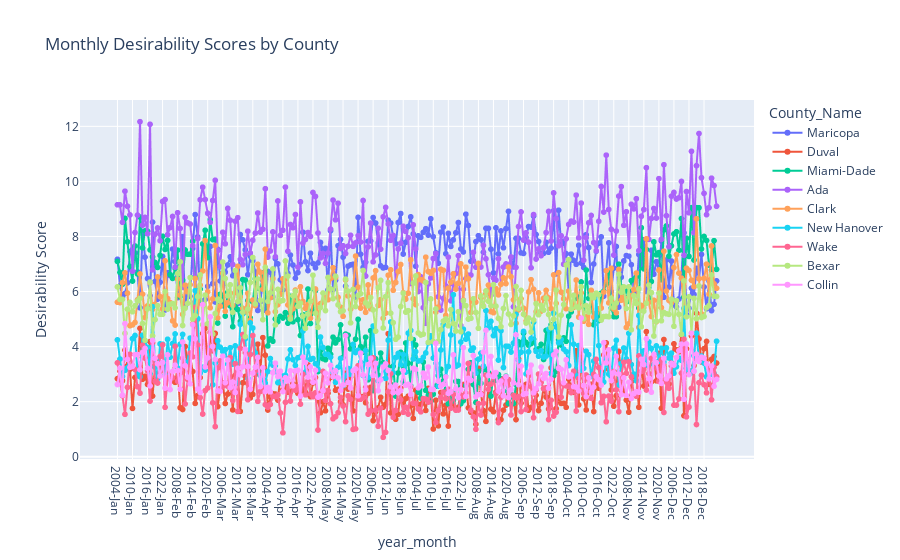

The code cell stored with this chart in its notebook:
### Code cell
import pandas as pd

# Assuming top10_migration is your DataFrame containing the necessary columns

# Create a new column for year-month
top10_migration['year_month'] = top10_migration['year'].astype(str) + '-' + top10_migration['month']

# Calculate overall averages for each month across all years
overall_avg = top10_migration.groupby(['month', 'year']).agg({'temp': 'mean', 'percip': 'mean'}).reset_index()
overall_avg.columns = ['month', 'year', 'overall_avg_temp', 'overall_avg_percip']

# Merge overall averages with the monthly data
monthly_averages = pd.merge(top10_migration, overall_avg, on=['month', 'year'])

# Calculate absolute differences from overall averages
monthly_averages['temp_diff'] = abs(monthly_averages['temp'] - monthly_averages['overall_avg_temp'])
monthly_averages['percip_diff'] = abs(monthly_averages['percip'] - monthly_averages['overall_avg_percip'])

# Weights for desirability components
w_T = 0.3  # weight for temperature
w_P = 0.2  # weight for precipitation
w_r = 0.5  # weight for rank

# Normalize the rank so that a lower rank yields a higher desirability contribution
monthly_averages['rank_adjusted'] = monthly_averages['Rank'].max() - monthly_averages['Rank'] + 1

# Calculate the desirability score for each month
monthly_averages['desirability_month'] = (
    w_T * monthly_averages['temp_diff'] +
    w_P * monthly_averages['percip_diff'] +
    w_r * monthly_averages['rank_adjusted']
)

# Calculate yearly desirability score by taking the mean of monthly scores per county and year
yearly_desirability = monthly_averages.groupby(['County_Name', 'State', 'year']).agg({'desirability_month': 'mean'}).reset_index()
yearly_desirability.columns = ['County_Name', 'State', 'year', 'desirability_year']

# Merge yearly desirability back into the monthly averages DataFrame
monthly_averages = pd.merge(monthly_averages, yearly_desirability, on=['County_Name', 'State', 'year'], how='left')

# Output the final results
final_results = monthly_averages[['County_Name', 'State', 'temp', 'percip', 'desirability_month', 'Rank', 'month', 'year', 'desirability_year']]
print(final_results)

# Visualization Example (Optional)
import plotly.express as px

# Plot the desirability scores over time
fig = px.line(
    monthly_averages,
    x='year_month',
    y='desirability_month',
    color='County_Name',
    title='Monthly Desirability Scores by County',
    labels={'desirability_month': 'Desirability Score'},
    markers=True
)

# Customize x-axis
fig.update_xaxes(
    tickvals=monthly_averages['year_month'][::6],  # Adjust the frequency as needed
    ticktext=monthly_averages['year_month'][::6]   # Show every 6th month (or adjust as necessary)
)


# Show the figure
fig.show()

### Figure 1 — Plotly figure (JSON) as saved in the notebook; plotly's stock layout.template omitted (floating-point values rounded to 4 significant figures; data arrays with more than 128 entries replaced by an {"elided": "..."} marker saying what was removed)
{"data": [{"hovertemplate": "County_Name=Maricopa<br>year_month=%{x}<br>Desirability Score=%{y}<extra></extra>", "legendgroup": "Maricopa", "line": {"color": "#636efa", "dash": "solid"}, "marker": {"symbol": "circle"}, "mode": "markers+lines", "name": "Maricopa", "showlegend": true, "type": "scattergl", "x": {"elided": "240 str values"}, "xaxis": "x", "y": {"elided": "240 float values"}, "yaxis": "y"}, {"hovertemplate": "County_Name=Duval<br>year_month=%{x}<br>Desirability Score=%{y}<extra></extra>", "legendgroup": "Duval", "line": {"color": "#EF553B", "dash": "solid"}, "marker": {"symbol": "circle"}, "mode": "markers+lines", "name": "Duval", "showlegend": true, "type": "scattergl", "x": {"elided": "240 str values"}, "xaxis": "x", "y": {"elided": "240 float values"}, "yaxis": "y"}, {"hovertemplate": "County_Name=Miami-Dade<br>year_month=%{x}<br>Desirability Score=%{y}<extra></extra>", "legendgroup": "Miami-Dade", "line": {"color": "#00cc96", "dash": "solid"}, "marker": {"symbol": "circle"}, "mode": "markers+lines", "name": "Miami-Dade", "showlegend": true, "type": "scattergl", "x": {"elided": "240 str values"}, "xaxis": "x", "y": {"elided": "240 float values"}, "yaxis": "y"}, {"hovertemplate": "County_Name=Ada<br>year_month=%{x}<br>Desirability Score=%{y}<extra></extra>", "legendgroup": "Ada", "line": {"color": "#ab63fa", "dash": "solid"}, "marker": {"symbol": "circle"}, "mode": "markers+lines", "name": "Ada", "showlegend": true, "type": "scattergl", "x": {"elided": "240 str values"}, "xaxis": "x", "y": {"elided": "240 float values"}, "yaxis": "y"}, {"hovertemplate": "County_Name=Clark<br>year_month=%{x}<br>Desirability Score=%{y}<extra></extra>", "legendgroup": "Clark", "line": {"color": "#FFA15A", "dash": "solid"}, "marker": {"symbol": "circle"}, "mode": "markers+lines", "name": "Clark", "showlegend": true, "type": "scattergl", "x": {"elided": "240 str values"}, "xaxis": "x", "y": {"elided": "240 float values"}, "yaxis": "y"}, {"hovertemplate": "County_Name=New Hanover<br>year_month=%{x}<br>Desirability Score=%{y}<extra></extra>", "legendgroup": "New Hanover", "line": {"color": "#19d3f3", "dash": "solid"}, "marker": {"symbol": "circle"}, "mode": "markers+lines", "name": "New Hanover", "showlegend": true, "type": "scattergl", "x": {"elided": "240 str values"}, "xaxis": "x", "y": {"elided": "240 float values"}, "yaxis": "y"}, {"hovertemplate": "County_Name=Wake<br>year_month=%{x}<br>Desirability Score=%{y}<extra></extra>", "legendgroup": "Wake", "line": {"color": "#FF6692", "dash": "solid"}, "marker": {"symbol": "circle"}, "mode": "markers+lines", "name": "Wake", "showlegend": true, "type": "scattergl", "x": {"elided": "240 str values"}, "xaxis": "x", "y": {"elided": "240 float values"}, "yaxis": "y"}, {"hovertemplate": "County_Name=Bexar<br>year_month=%{x}<br>Desirability Score=%{y}<extra></extra>", "legendgroup": "Bexar", "line": {"color": "#B6E880", "dash": "solid"}, "marker": {"symbol": "circle"}, "mode": "markers+lines", "name": "Bexar", "showlegend": true, "type": "scattergl", "x": {"elided": "240 str values"}, "xaxis": "x", "y": {"elided": "240 float values"}, "yaxis": "y"}, {"hovertemplate": "County_Name=Collin<br>year_month=%{x}<br>Desirability Score=%{y}<extra></extra>", "legendgroup": "Collin", "line": {"color": "#FF97FF", "dash": "solid"}, "marker": {"symbol": "circle"}, "mode": "markers+lines", "name": "Collin", "showlegend": true, "type": "scattergl", "x": {"elided": "240 str values"}, "xaxis": "x", "y": {"elided": "240 float values"}, "yaxis": "y"}], "layout": {"legend": {"title": {"text": "County_Name"}, "tracegroupgap": 0}, "title": {"text": "Monthly Desirability Scores by County"}, "xaxis": {"anchor": "y", "domain": [0, 1], "title": {"text": "year_month"}}, "yaxis": {"anchor": "x", "domain": [0, 1], "title": {"text": "Desirability Score"}}}}
